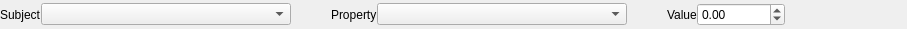
<?xml version="1.0" encoding="UTF-8"?>
<ui version="4.0">
 <class>PropertyOverride</class>
 <widget class="QWidget" name="PropertyOverride">
  <property name="geometry">
   <rect>
    <x>0</x>
    <y>0</y>
    <width>907</width>
    <height>29</height>
   </rect>
  </property>
  <property name="sizePolicy">
   <sizepolicy hsizetype="Preferred" vsizetype="Minimum">
    <horstretch>0</horstretch>
    <verstretch>0</verstretch>
   </sizepolicy>
  </property>
  <property name="windowTitle">
   <string>Form</string>
  </property>
  <layout class="QGridLayout" name="gridLayout">
   <property name="margin">
    <number>0</number>
   </property>
   <property name="spacing">
    <number>0</number>
   </property>
   <item row="0" column="0">
    <layout class="QHBoxLayout" name="horizontalLayout">
     <item>
      <widget class="QLabel" name="labelSubject">
       <property name="text">
        <string>Subject</string>
       </property>
      </widget>
     </item>
     <item>
      <widget class="QComboBox" name="comboBoxSubject">
       <property name="sizePolicy">
        <sizepolicy hsizetype="MinimumExpanding" vsizetype="Fixed">
         <horstretch>0</horstretch>
         <verstretch>0</verstretch>
        </sizepolicy>
       </property>
       <property name="minimumSize">
        <size>
         <width>250</width>
         <height>0</height>
        </size>
       </property>
      </widget>
     </item>
     <item>
      <spacer name="horizontalSpacer">
       <property name="orientation">
        <enum>Qt::Horizontal</enum>
       </property>
       <property name="sizeType">
        <enum>QSizePolicy::Maximum</enum>
       </property>
       <property name="sizeHint" stdset="0">
        <size>
         <width>40</width>
         <height>20</height>
        </size>
       </property>
      </spacer>
     </item>
     <item>
      <widget class="QLabel" name="labelProperty">
       <property name="text">
        <string>Property</string>
       </property>
      </widget>
     </item>
     <item>
      <widget class="QComboBox" name="comboBoxProperty">
       <property name="sizePolicy">
        <sizepolicy hsizetype="MinimumExpanding" vsizetype="Fixed">
         <horstretch>0</horstretch>
         <verstretch>0</verstretch>
        </sizepolicy>
       </property>
       <property name="minimumSize">
        <size>
         <width>250</width>
         <height>0</height>
        </size>
       </property>
      </widget>
     </item>
     <item>
      <spacer name="horizontalSpacer_3">
       <property name="orientation">
        <enum>Qt::Horizontal</enum>
       </property>
       <property name="sizeType">
        <enum>QSizePolicy::Maximum</enum>
       </property>
       <property name="sizeHint" stdset="0">
        <size>
         <width>40</width>
         <height>20</height>
        </size>
       </property>
      </spacer>
     </item>
     <item>
      <widget class="QLabel" name="labelValue">
       <property name="text">
        <string>Value</string>
       </property>
      </widget>
     </item>
     <item>
      <widget class="QDoubleSpinBox" name="doubleSpinBoxValue">
       <property name="focusPolicy">
        <enum>Qt::StrongFocus</enum>
       </property>
       <property name="minimum">
        <double>-1000000.000000000000000</double>
       </property>
       <property name="maximum">
        <double>1000000.000000000000000</double>
       </property>
      </widget>
     </item>
     <item>
      <spacer name="horizontalSpacer_2">
       <property name="orientation">
        <enum>Qt::Horizontal</enum>
       </property>
       <property name="sizeHint" stdset="0">
        <size>
         <width>40</width>
         <height>20</height>
        </size>
       </property>
      </spacer>
     </item>
    </layout>
   </item>
  </layout>
 </widget>
 <resources/>
 <connections/>
</ui>
